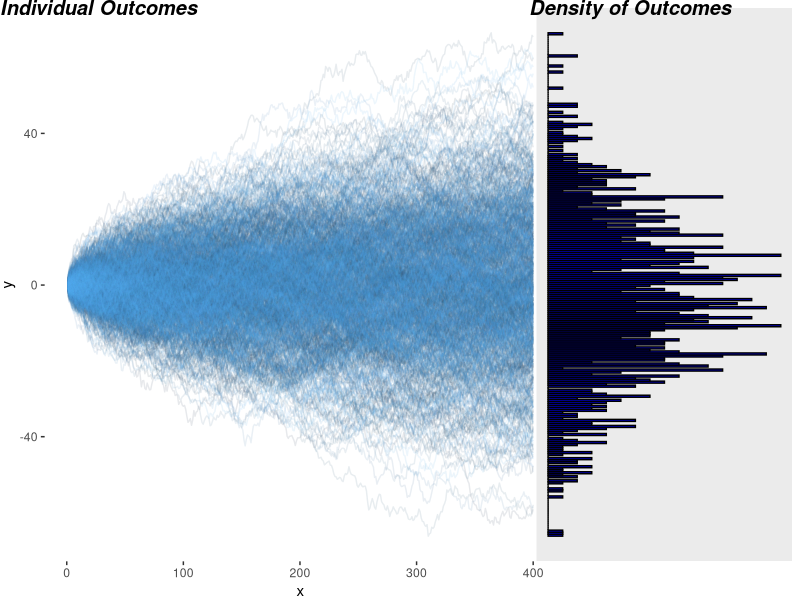

The R source for this figure:
## ---- chunk 1
knitr::opts_chunk$set(
  tidy = FALSE, comment = "#>", fig.width = 6,
  fig.height = 4, fig.align = "center"
)
# Encode the images into the document to make it self-contained (disabled
# because it looks like GitHub markdown doesn't suppport this)
# knitr::opts_knit$set(upload.fun = knitr::image_uri)
## ---- chunk 2
# library("ggExtra")
library("ggplot2")
library(egg)
library(dplyr)
## ---- chunk 3
get_multi_time_series <- function(num_lines, length) {
  results <- c()
  for (i in 1:num_lines) {
    results <- c(results, cumsum(rnorm(length)))
  }
  return(results)
}

n <- 400
num_lines <- 1000
df <- data.frame(
  x = rep(1:n, num_lines),
  y = get_multi_time_series(num_lines, n),
  entry = as.integer(rep(1:num_lines, each = n))
)
# plot the moving average
time_series_plot <- df |> ggplot(aes(x, y, color = entry, group = entry)) +
  geom_line(alpha = 0.1) +
  theme(
    legend.position = "none",
    panel.background = element_blank(),
    panel.grid.major = element_blank(),
    panel.grid.minor = element_blank(),
    plot.margin = margin(0, -0.7, 0, 0, "cm")
  )
# xlab(NULL) +
# ylab(NULL)
# remove x ticks and labels
# scale_x_continuous(breaks = NULL)

# plot histogram of last value of each timeseries in df
hist_plot <- df |>
  group_by(entry) |>
  summarise(last_value = last(y)) |>
  ggplot(aes(last_value)) +
  geom_histogram(binwidth = 0.5, fill = "blue", color = "black") +
  # geom_line(stat = "density", color = "blue") +
  # move y axis to the right
  # scale_x_continuous(position = "left") +
  # remove background and gridlines
  theme(
    legend.position = "none",
    # panel.background = element_blank(),
    panel.grid.major = element_blank(),
    panel.grid.minor = element_blank(),
    # axis.line = element_line(color = "black"),
    # panel.border = element_rect(
    #   colour = "black", fill = NA, linewidth = 5
    # ),
    # plot.margin = margin(0, 0, 0, 0, "cm")
  ) +
  xlab(NULL) +
  scale_x_continuous(breaks = NULL) +
  ylab(NULL) +
  scale_y_continuous(breaks = NULL) +
  # move x axis label to top
  # theme(axis.title.x = element_text(margin = margin(t = 10))) +
  coord_flip()

# show hist plot next to time series plot with 1 row of 2 cols
ggarrange(time_series_plot, hist_plot,
  ncol = 2, nrow = 1,
  widths = c(2, 1),
  labels = c("Individual Outcomes", "Density of Outcomes")
)
